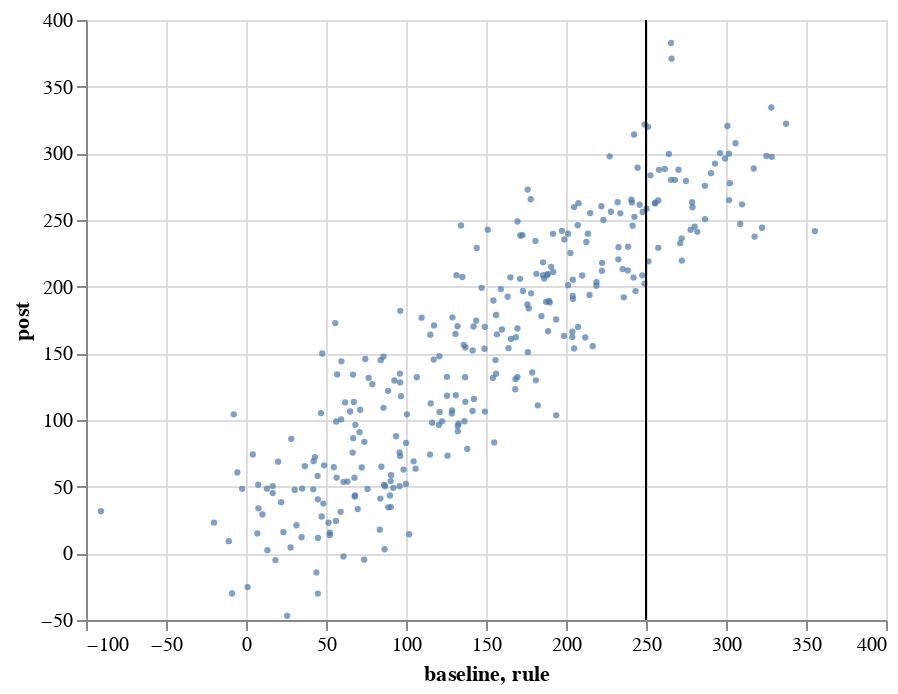

This figure's notebook cell:
### Code cell
df = generate_data_frame()

# Plotting the data. Note the rule for baseline==250
c = alt.Chart(df).mark_circle(size=10).encode(
    alt.X('baseline'),
    alt.Y('post'))

rule = alt.Chart(df).mark_rule().encode(
    alt.X('rule'))

c+rule

### Figure 1 — Vega-Lite specification as saved in the notebook (floating-point values rounded to 4 significant figures; data arrays with more than 128 entries replaced by an {"elided": "..."} marker saying what was removed)
{"$schema": "https://vega.github.io/schema/vega-lite/v3.4.0.json", "config": {"mark": {"tooltip": null}, "view": {"height": 300, "width": 400}}, "data": {"name": "data-5a5fb023cc633c687fd22eed691f8b2e"}, "datasets": {"data-5a5fb023cc633c687fd22eed691f8b2e": {"elided": "300 records"}}, "layer": [{"encoding": {"x": {"field": "baseline", "type": "quantitative"}, "y": {"field": "post", "type": "quantitative"}}, "mark": {"size": 10, "type": "circle"}}, {"encoding": {"x": {"field": "rule", "type": "quantitative"}}, "mark": "rule"}]}
